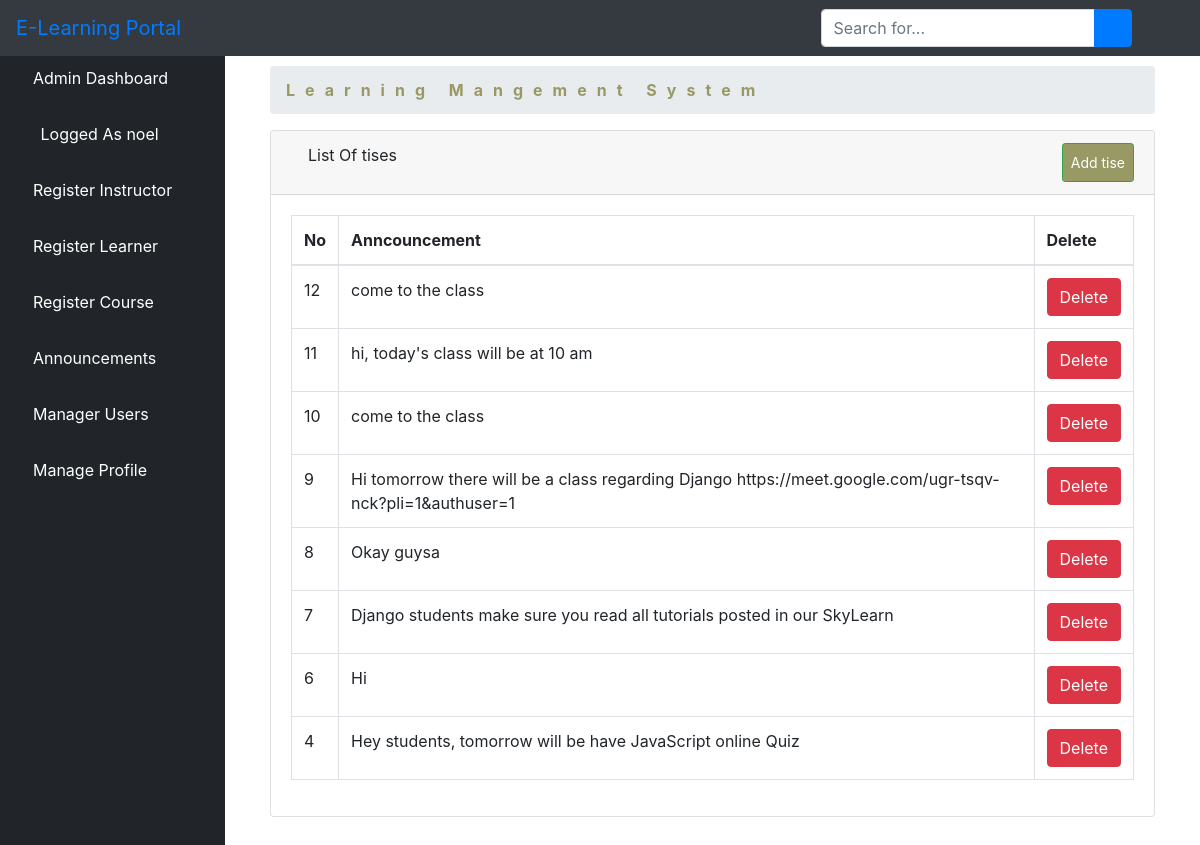
The app's page /alistalltise/ (signed in) with its own data.
### elearn/models.py (models this page shows, shortened)
class User(AbstractUser):
    is_learner = models.BooleanField(default=False)
    is_instructor = models.BooleanField(default=False)
    is_admin = models.BooleanField(default=False)

class Announcement(models.Model):
    user = models.ForeignKey(User, on_delete=models.CASCADE)
    content = models.TextField()
    posted_at = models.DateTimeField(auto_now=True, null=True)

### elearn/views.py (the view)
# urls.py: path('alistalltise/', views.ListAllTise.as_view(), name='alistalltise'),
class ListAllTise(LoginRequiredMixin, ListView):
    model = Announcement
    template_name = 'dashboard/admin/list_tises.html'
    context_object_name = 'tises'
    paginated_by = 10
    def get_queryset(self):
        return Announcement.objects.order_by('-id')

### elearn/templates/dashboard/admin/list_tises.html (shortened to what this page needs)
{% extends 'dashboard/admin/base.html' %}
{% block body %}
        <div class="container-fluid">
        <div class="row">
          <div class="col-12 mb-3">
          <div class="col-12 mb-3">
                <div id="content-wrapper">
        <div class="container-fluid">
            <ol class="breadcrumb">
                <li class="breadcrumb-item">
                    <a href="#" style="color: #999965; font-weight: bold; letter-spacing: 10px">Learning Mangement System</a>
                </li>
            </ol>
            <div class="card mb-3">
                <div class="card-header">
                    <i class="fas fa-table"></i>
                    List Of tises
                    <a  class="btn btn-sm btn-success" href="" style="padding: 8px; float: right; background-color: #999965; color: white;">Add tise</a>
                </div>
                <div class="card-body">
                    <div class="table-responsive">
                        <table class="table table-bordered" id="dataTable" width="100%" cellspacing="0">
                            <thead>
                            <tr>
                                <th>No</th>
                                <th>Anncouncement</th>
                                <th>Delete</th>
                            </tr>
                            </thead>
                            <tbody>
                              {% if tises %}
                              {% for tise in tises %}
                                <tr>
                                    <td>{{ tise.id }}</td>
                                    <td>{{ tise.content }}</td>
        <td>
          <a href="{% url 'adpost' tise.pk %}"><button type="button" class="btn btn-danger"> Delete</button></a></td>
                                </tr>
                                {% endfor %}
                                {% endif %}
                            </tbody>
                        </table>
                    </div>
                </div>
            </div>
        </div>
    </div>
          </div>
        </div>
      </div>
    </div>
{% endblock %}

### elearn/templates/dashboard/admin/base.html (shortened to what this page needs)
<!DOCTYPE html>
<html lang="en">
<head>
    {% load static %}
    <link href="{% static 'vendor/fontawesome-free/css/all.min.css' %}" rel="stylesheet" type="text/css">
    <link href="{% static 'vendor/datatables/dataTables.bootstrap4.css' %}" rel="stylesheet">
    <link href="{% static 'css/sb-admin.css' %}" rel="stylesheet">
</head>
<body id="page-top">
<nav class="navbar navbar-expand navbar-dark bg-dark fixed-top">
    <a class="navbar-brand mr-1 text-primary" href="">E-Learning Portal</a>
    <button class="btn btn-link btn-sm text-white order-1 order-sm-0" id="sidebarToggle" href="#">
        <i class="fas fa-bars"></i>
    </button>
    <form class="d-none d-md-inline-block form-inline ml-auto mr-0 mr-md-3 my-2 my-md-0">
        <div class="input-group">
            <input type="text" class="form-control" placeholder="Search for..." aria-label="Search" aria-describedby="basic-addon2">
            <div class="input-group-append">
                <button class="btn btn-primary" type="button">
                    <i class="fas fa-search"></i>
                </button>
            </div>
        </div>
    </form>
    <ul class="navbar-nav ml-auto ml-md-0">
        <li class="nav-item dropdown no-arrow">
            <a class="nav-link dropdown-toggle" href="#" id="userDropdown" role="button" data-toggle="dropdown" aria-haspopup="true" aria-expanded="false">
                <i class="fas fa-user-circle fa-fw text-primary"></i>
            </a>
        </li>
    </ul>
</nav>
<div id="wrapper" style="padding-top: 50px;">
<ul class="sidebar navbar-nav">
    <li class="nav-item active">
        <a class="nav-link" href="{% url 'dashboard' %}">
         <i class="fa fa-home" aria-hidden="true"></i>
            <span>Admin Dashboard</span>
        </a>
    </li>
    <li class="nav-item active">
        <a class="nav-link" href="">
            <i class="fas fa-user-circle fa-fw text-primary"></i>
            <span>Logged As {{ user.username }}</span>
        </a>
    </li>
    <li class="nav-item">
        <a class="nav-link" href="{% url 'isign' %}">
        <i class="fas fa-chalkboard-teacher"></i>
            <span style="color: white">Register Instructor</span>
        </a>
    </li>
     <li class="nav-item">
        <a class="nav-link" href="{% url 'addlearner' %}">
        <i class="fas fa-user-graduate"></i>
            <span style="color: white">Register Learner</span>
        </a>
    </li>
    <li class="nav-item">
        <a class="nav-link" href="{% url 'course' %}">
        <i class="fas fa-book-reader"></i>
            <span style="color: white">Register Course</span>
        </a>
    </li>
    <li class="nav-item dropdown no-arrow">
                            <a class="nav-link dropdown-toggle" data-toggle="dropdown" aria-haspopup="true" aria-expanded="false" href="">
        <i class="fas fa-bell"></i>
            <span style="color: white">Announcements</span>
        </a>
        </li>
    <li class="nav-item">
        <a class="nav-link" href="{% url 'aluser' %}">
            <i class="fas fa-users"></i>
            <span style="color: white">Manager Users</span>
        </a>
    </li>
    <li class="nav-item dropdown no-arrow">
                            <a class="nav-link dropdown-toggle" data-toggle="dropdown" aria-haspopup="true" aria-expanded="false" href="">
            <i class="fas fa-user"></i>
            <span style="color: white">Manage Profile</span>
        </a>
        </li>
</ul>
    {% block body %}{% endblock %}
</div>

### records on screen
User: username "noel"
Announcement: id "12", content "come to the class"
Announcement: id "11", content "hi, today's class will be at 10 am"
Announcement: id "10", content "come to the class"
Announcement: id "9", content "Hi tomorrow there will be a class regarding Django https://meet.google.com/ugr-tsqv-nck?pli=1&authuser=1"
Announcement: id "8", content "Okay guysa"
Announcement: id "7", content "Django students make sure you read all tutorials posted in our SkyLearn"
Announcement: id "6", content "Hi"
Announcement: id "4", content "Hey students, tomorrow will be have JavaScript online Quiz"
